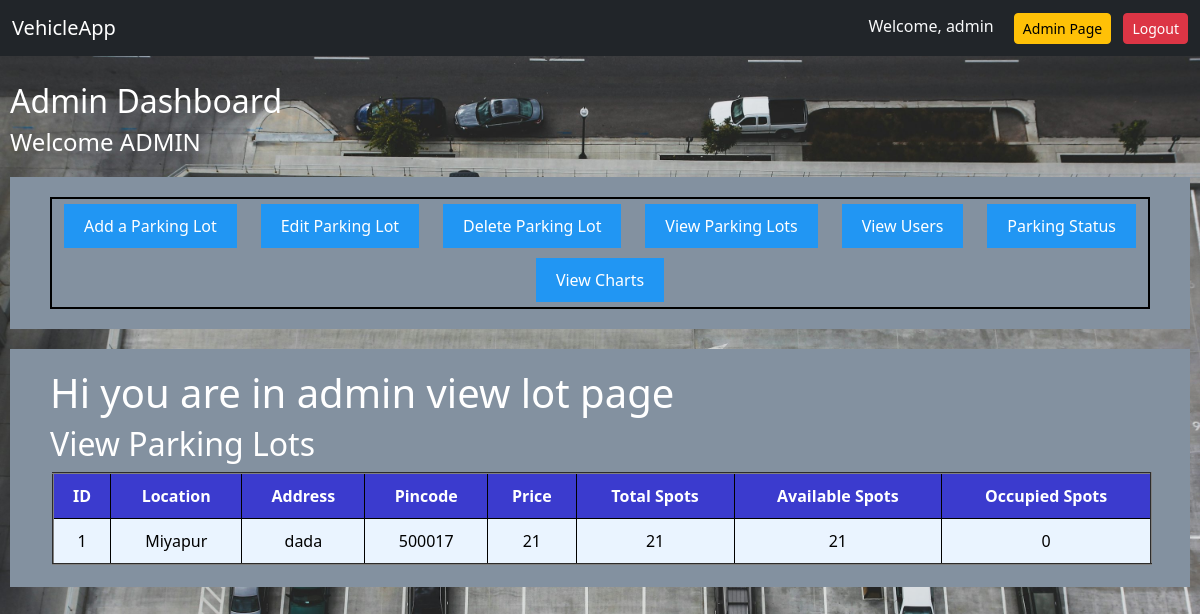
The page /admin_view_lot (signed in) on the database its author committed.
### models.py (models this page shows)
class ParkingLot(db.Model):
    id = db.Column(db.Integer,primary_key=True)
    prime_location_name=db.Column(db.String(100),nullable=False)
    price=db.Column(db.Integer,nullable=False)
    address=db.Column(db.String(200),nullable=False)
    pincode=db.Column(db.String(8),nullable=False)
    maximum_number_of_spots=db.Column(db.Integer,nullable=False)
    spots = db.relationship('ParkingSpot', backref='lot', lazy='dynamic')

### app.py (the view)
@app.route('/admin_view_lot')
def admin_view_lot():
    if session.get('username')!=admin_username:
        flash('access denied')
        return redirect('/login')
    lots=ParkingLot.query.all()
    lot_info=[]
    for lot in lots:
        total_spots=lot.maximum_number_of_spots
        avail_spots=lot.spots.filter_by(status='A').count()
        occ_spots=lot.spots.filter_by(status='O').count()
        lot_info.append({'id':lot.id,'prime_location_name':lot.prime_location_name,'address':lot.address,
                         'price':lot.price,'maximum_number_of_spots':total_spots,'available_spots':avail_spots,
                         'occ_spots':occ_spots,'pincode':lot.pincode
                         })
    return render_template('adminpage.html',action='view',lot_info=lot_info)

### templates/adminpage.html (shortened to what this page needs)
{% extends 'base.html' %}
{% block content %}
<link rel="stylesheet" href="{{ url_for('static', filename='styles/adminpage.css') }}">
<h2>Admin Dashboard</h2>
    <h4> Welcome ADMIN </h4>
    <div class='admin-content'>
         <div class='admin-funcs'>
             <a href='{{ url_for('admin',action='add')}}' >Add a Parking Lot</a>
             <a href='{{ url_for('admin',action='edit')}}'>Edit Parking Lot</a>
             <a href='{{ url_for('admin',action='delete')}}'>Delete Parking Lot</a>
             <a href='{{ url_for('admin',action='view')}}'>View Parking Lots</a>
             <a href='{{ url_for('admin',action='viewusers')}}'>View Users</a>
             <a href='{{url_for('admin',action='status')}}'>Parking Status </a>
             <a href='{{ url_for('admin',action='summary')}}'>View Charts</a>
         </div>
    </div>
    <div class='admin-main-content'>
        {% if action == 'add' %}
            {% include 'admin_add_lot.html' %}
        {% elif action == 'edit' %}
            {% include 'admin_edit_lot.html' %}
        {% elif action == 'delete' %}
            {% include 'admin_delete_lot.html' %}
        {% elif action == 'view' %}
            {% include 'admin_view_lot.html' %}
        {% elif action == 'viewusers' %}
            {% include 'admin_view_users.html' %}
        {% elif action == 'summary' %}
            {% include 'usercharts.html' %}
        {% elif action == 'parkingstatus' %}
            {% include 'adminparkingstatus.html' %}
        {% else %}
            <h4> Select a function from the options available </h4>
        {% endif %}
    </div>
{% endblock %}

### templates/admin_view_lot.html
<h1> Hi you are in admin view lot page </h1>
<h2>View Parking Lots</h2>
{% if lot_info %}
    <table border='2' cellpadding='10' class='admin-view-table' >
        <tr>
            <th> ID </th>
            <th>Location</th>
            <th>Address</th>
            <th>Pincode</th>
            <th>Price</th>
            <th>Total Spots </th>
            <th> Available Spots </th>
            <th> Occupied Spots </th>
        </tr>
        {% for lot in lot_info%}
        <tr>
            <td>{{lot.id}}</td>
            <td>{{lot.prime_location_name}}</td>
            <td>{{lot.address}}</td>
            <td>{{lot.pincode}}</td>
            <td>{{lot.price}}</td>
            <td>{{lot.maximum_number_of_spots}}</td>
            <td>{{lot.available_spots}}</td>
            <td>{{lot.occ_spots}}</td>
        </tr>
        {% endfor%}
    </table>
    {% else %}
        <p>No Parking Lot to View </p>
    {% endif%}

### static/styles/adminpage.css (style rules this page uses)
body { margin:10px; box-sizing: border-box; }
.admin-content, .admin-main-content { padding:20px 40px; background-color: rgb(131, 145, 160); margin: 20px auto; }
.admin-funcs { display: flex; justify-content: space-around; flex-wrap: wrap; border:2px solid black; }
.admin-funcs a { display: inline-block; padding:10px 20px; margin:5px; background-color: #2196F3; text-decoration: none; color:white; }
.admin-view-table,.admin-view-users-table,.admin-park-table { text-align: center; width:100%; margin:2px; background-color:rgb(59, 59, 206); }
.admin-view-table th,td { border:1px solid black; }
.admin-view-table td { background-color: #EAF4FF; color:black; }

### templates/base.html (style rules this page uses)
body { background-image:url('static/images/bg-image.jpeg'); background-size: cover; color:white; margin:18px; }

### rows shown on the page
ParkingLot: id "1", prime_location_name "Miyapur", address "dada", pincode "500017", price "21", maximum_number_of_spots "21", available_spots "21", occ_spots "0"

### other values the page prints
{{ session['username'] }} "admin"
